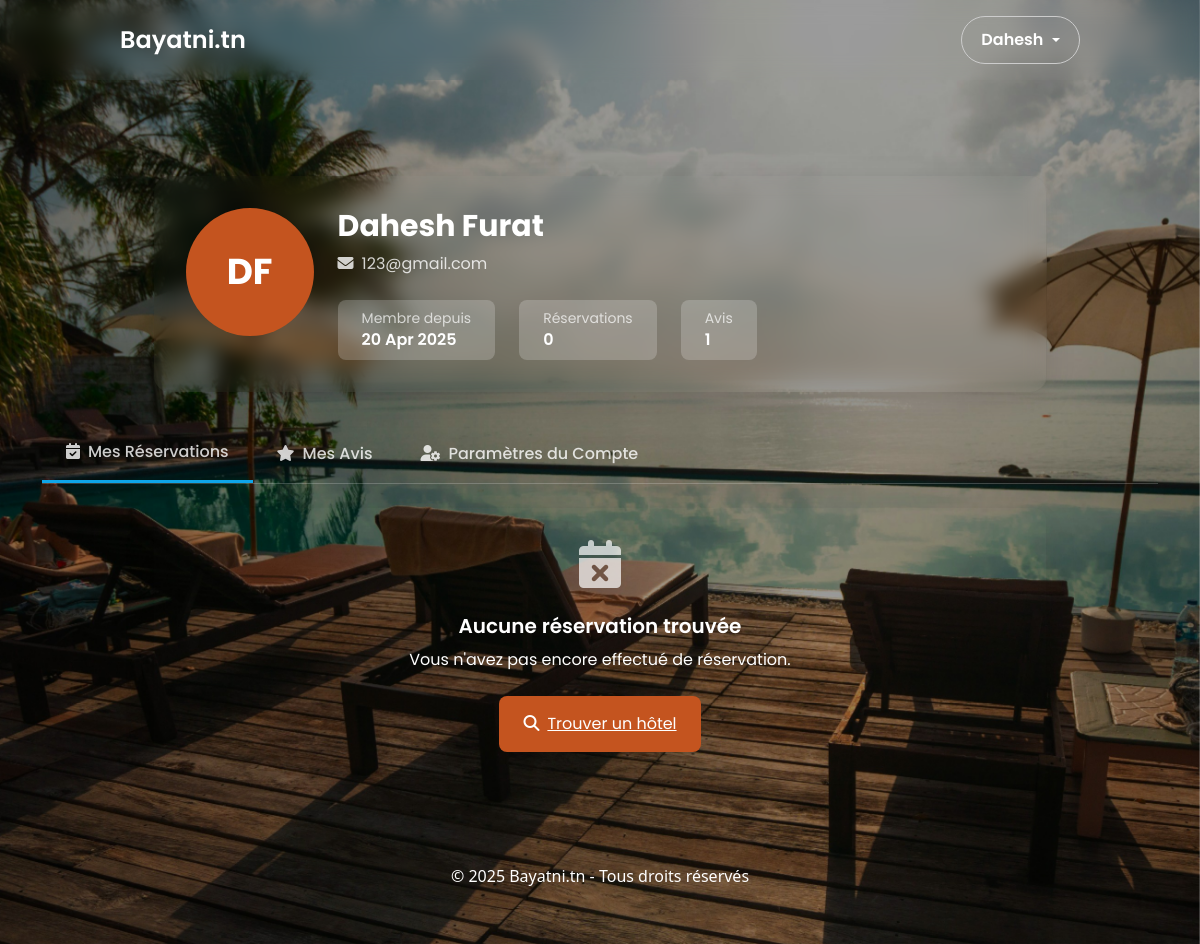
Screenshot of /app/controllers/users/profile.php (signed in) with the database file from the repository.
### tables this page shows
CREATE TABLE `users` (
  `id` int(11) NOT NULL,
  `firstname` varchar(30) NOT NULL,
  `lastname` varchar(30) NOT NULL,
  `fullname` varchar(100) NOT NULL,
  `birthday` date NOT NULL,
  `email` varchar(100) NOT NULL,
  `status` enum('active','suspended') NOT NULL,
  `password` varchar(255) NOT NULL,
  `card_number` varchar(16) NOT NULL,
  `card_name` varchar(100) NOT NULL,
  `card_expire` varchar(5) NOT NULL,
  `card_cvc` varchar(4) NOT NULL,
  `created_at` timestamp NOT NULL DEFAULT current_timestamp()
);

### app/controllers/users/profile.php (the view, shortened to what this page needs)
<?php
require_once __DIR__.'/../../../config/config.php';
$user_id = $_SESSION['user_id'];
$user_sql = "SELECT * FROM users WHERE id = $user_id";
$user_result = $conn->query($user_sql);
$user = $user_result->fetch_assoc();
$bookings_sql = "SELECT b.*, h.title as hotel_name, h.image_url, h.location
                FROM bookings b
                JOIN hotels h ON b.hotel_id = h.id
                WHERE b.user_id = $user_id
                ORDER BY b.booking_date DESC";
$bookings_result = $conn->query($bookings_sql);
$reviews_sql = "SELECT r.*, h.title as hotel_name, h.image_url
               FROM reviews r
               JOIN hotels h ON r.hotel_id = h.id
               WHERE r.user_id = $user_id
               ORDER BY r.review_date DESC";
$reviews_result = $conn->query($reviews_sql);
function formatDate($date) {
    $date_obj = new DateTime($date);
    return $date_obj->format('d M Y');
}
?>
<!DOCTYPE html>
<html lang="fr">
<head>
    <script src="https://cdn.tailwindcss.com"></script>
    <link rel="stylesheet" href="https://cdnjs.cloudflare.com/ajax/libs/font-awesome/6.4.0/css/all.min.css">
    <link rel="stylesheet" href="/production/public/css/profile.css">
</head>
<body class="min-h-screen text-gray-800">
    <?php include __DIR__."/../../../includes/header.php"; ?>
    <div id="background-container">
    </div>
    <main class="pt-24 pb-12 px-4 sm:px-6 lg:px-8">
        <div class="container mx-auto">
            <div class="glass-card rounded-2xl p-8 mb-8 text-white">
                <div class="flex flex-col md:flex-row items-center md:items-start gap-6">
                    <div class="w-32 h-32 rounded-full bg-primary-600 flex items-center justify-center text-white text-4xl font-bold">
                        <?php echo strtoupper(substr($user['firstname'], 0, 1) . substr($user['lastname'], 0, 1)); ?>
                    </div>
                    <div class="flex-1">
                        <h1 class="text-3xl font-bold mb-2"><?php echo htmlspecialchars($user['fullname']); ?></h1>
                        <p class="text-white/80 mb-4">
                            <i class="fas fa-envelope mr-2"></i><?php echo htmlspecialchars($user['email']); ?>
                        </p>
                        <div class="flex flex-wrap gap-4">
                            <div class="bg-white/20 backdrop-blur-sm rounded-lg px-4 py-2">
                                <div class="text-sm text-white/70">Membre depuis</div>
                                <div class="font-semibold"><?php echo formatDate($user['created_at']); ?></div>
                            </div>
                            <div class="bg-white/20 backdrop-blur-sm rounded-lg px-4 py-2">
                                <div class="text-sm text-white/70">Réservations</div>
                                <div class="font-semibold"><?php echo $bookings_result->num_rows; ?></div>
                            </div>
                            <div class="bg-white/20 backdrop-blur-sm rounded-lg px-4 py-2">
                                <div class="text-sm text-white/70">Avis</div>
                                <div class="font-semibold"><?php echo $reviews_result->num_rows; ?></div>
                            </div>
                        </div>
                    </div>
                </div>
            </div>
            <div class="mb-6 border-b border-white/20">
                <div class="flex overflow-x-auto">
                    <button class="tab-btn tab-active px-6 py-3 font-medium text-white/80 hover:text-white transition" data-tab="bookings">
                        <i class="fas fa-calendar-check mr-2"></i>Mes Réservations
                    </button>
                    <button class="tab-btn px-6 py-3 font-medium text-white/80 hover:text-white transition" data-tab="reviews">
                        <i class="fas fa-star mr-2"></i>Mes Avis
                    </button>
                    <button class="tab-btn px-6 py-3 font-medium text-white/80 hover:text-white transition" data-tab="account">
                        <i class="fas fa-user-cog mr-2"></i>Paramètres du Compte
                    </button>
                </div>
            </div>
            <div class="tab-content active" id="bookings-tab">
                <?php if ($bookings_result->num_rows > 0): ?>
                    <div class="space-y-6">
                        <?php while($booking = $bookings_result->fetch_assoc()): ?>
                            <div class="glass-card rounded-xl overflow-hidden">
                                <div class="flex flex-col md:flex-row">
                                    <div class="md:w-1/4 h-48 md:h-auto overflow-hidden">
                                        <img src="<?php echo htmlspecialchars($booking['image_url']); ?>"
                                             alt="<?php echo htmlspecialchars($booking['hotel_name']); ?>"
                                             class="w-full h-full object-cover">
                                    </div>
                                    <div class="p-6 flex-1">
                                        <div class="flex flex-col md:flex-row md:justify-between md:items-start gap-4">
                                            <div>
                                                <h3 class="text-xl font-bold text-white mb-2"><?php echo htmlspecialchars($booking['hotel_name']); ?></h3>
                                                <p class="text-white/80 mb-3">
                                                    <i class="fas fa-map-marker-alt mr-2"></i><?php echo htmlspecialchars($booking['location']); ?>
                                                </p>
                                                <div class="flex flex-wrap gap-4 mb-4">
                                                    <div>
                                                        <div class="text-sm text-white/70">Arrivée</div>
                                                        <div class="font-semibold text-white"><?php echo formatDate($booking['check_in']); ?></div>
                                                    </div>
                                                    <div>
                                                        <div class="text-sm text-white/70">Départ</div>
                                                        <div class="font-semibold text-white"><?php echo formatDate($booking['check_out']); ?></div>
                                                    </div>
                                                    <div>
                                                        <div class="text-sm text-white/70">Voyageurs</div>
                                                        <div class="font-semibold text-white"><?php echo $booking['guests']; ?> personne<?php echo $booking['guests'] > 1 ? 's' : ''; ?></div>
                                                    </div>
                                                </div>
                                            </div>
                                            <div class="text-right">
                                                <span class="inline-block px-3 py-1 rounded-full text-xs font-semibold <?php echo getStatusClass($booking['status']); ?>">
                                                    <?php echo translateStatus($booking['status']); ?>
                                                </span>
                                                <div class="mt-2 text-xl font-bold text-white"><?php echo number_format($booking['total_price'], 0); ?> DT</div>
                                                <div class="text-xs text-white/70">Réservé le <?php echo formatDate($booking['booking_date']); ?></div>
                                                <?php if ($booking['status'] == 'pending'): ?>
                                                <form method="POST" action="profile.php" id="booking-form-<?php echo $booking['id']; ?>">
                                                    <input type="hidden" name="booking_id" value="<?php echo $booking['id']; ?>">
                                                    <input type="hidden" name="pay_now" value="1">
                                                    <button type="submit" style="position:absolute; bottom:10%;" class="pay-btn">
                                                        <span class="btn-text">Pay Now</span>
                                                            <div class="icon-container">
                                                                <svg viewBox="0 0 24 24" class="icon card-icon">
                                                                <path
                                                                    d="M20,8H4V6H20M20,18H4V12H20M20,4H4C2.89,4 2,4.89 2,6V18C2,19.11 2.89,20 4,20H20C21.11,20 22,19.11 22,18V6C22,4.89 21.11,4 20,4Z"
                                                                    fill="currentColor"
                                                                ></path>
                                                                </svg>
                                                                <svg viewBox="0 0 24 24" class="icon payment-icon">
                                                                <path
                                                                    d="M2,17H22V21H2V17M6.25,7H9V6H6V3H18V6H15V7H17.75L19,17H5L6.25,7M9,10H15V8H9V10M9,13H15V11H9V13Z"
                                                                    fill="currentColor"
                                                                ></path>
                                                                </svg>
                                                                <svg viewBox="0 0 24 24" class="icon dollar-icon">
                                                                <path
                                                                    d="M11.8 10.9c-2.27-.59-3-1.2-3-2.15 0-1.09 1.01-1.85 2.7-1.85 1.78 0 2.44.85 2.5 2.1h2.21c-.07-1.72-1.12-3.3-3.21-3.81V3h-3v2.16c-1.94.42-3.5 1.68-3.5 3.61 0 2.31 1.91 3.46 4.7 4.13 2.5.6 3 1.48 3 2.41 0 .69-.49 1.79-2.7 1.79-2.06 0-2.87-.92-2.98-2.1h-2.2c.12 2.19 1.76 3.42 3.68 3.83V21h3v-2.15c1.95-.37 3.5-1.5 3.5-3.55 0-2.84-2.43-3.81-4.7-4.4z"
                                                                    fill="currentColor"
                                                                ></path>
                                                                </svg>
                                                                <svg viewBox="0 0 24 24" class="icon wallet-icon default-icon">
                                                                <path
                                                                    d="M21,18V19A2,2 0 0,1 19,21H5C3.89,21 3,20.1 3,19V5A2,2 0 0,1 5,3H19A2,2 0 0,1 21,5V6H12C10.89,6 10,6.9 10,8V16A2,2 0 0,0 12,18M12,16H22V8H12M16,13.5A1.5,1.5 0 0,1 14.5,12A1.5,1.5 0 0,1 16,10.5A1.5,1.5 0 0,1 17.5,12A1.5,1.5 0 0,1 16,13.5Z"
                                                                    fill="currentColor"
                                                                ></path>
                                                                </svg>
                                                                <svg viewBox="0 0 24 24" class="icon check-icon">
                                                                <path
                                                                    d="M9,16.17L4.83,12L3.41,13.41L9,19L21,7L19.59,5.59L9,16.17Z"
                                                                    fill="currentColor"
                                                                ></path>
                                                                </svg>
                                                            </div>
                                                        </button>
                                                    </form>
                                                <?php endif; ?>
                                            </div>
                                        </div>
                                        <div class="mt-4 flex flex-wrap gap-3">
                                            <?php if ($booking['status'] == 'confirmed'): ?>
                                                <form method="POST" action="profile.php" class="inline">
                                                    <input type="hidden" name="booking_id" value="<?php echo $booking['id']; ?>">
                                                    <input type="hidden" name="cancel_booking" value="1">
                                                    <button type="submit" class="px-3 py-1.5 bg-red-600 hover:bg-red-700 text-white rounded-lg text-sm transition">
                                                        <i class="fas fa-times mr-1"></i>Annuler
                                                    </button>
                                                </form>
                                            <?php endif; ?>
                                            <?php if ($booking['status'] == 'completed' || $booking['status'] == 'confirmed'): ?>
                                                <button onclick="showReviewModal(<?php echo $booking['hotel_id']; ?>, <?php echo $booking['id']; ?>, '<?php echo htmlspecialchars(addslashes($booking['hotel_name'])); ?>')"
                                                        class="px-3 py-1.5 bg-yellow-500 hover:bg-yellow-600 text-white rounded-lg text-sm transition">
                                                    <i class="fas fa-star mr-1"></i>Laisser un avis
                                                </button>
                                            <?php endif; ?>
                                            <a href="hotel.php?id=<?php echo $booking['hotel_id']; ?>" class="px-3 py-1.5 bg-white/20 backdrop-blur-sm text-white rounded-lg text-sm hover:bg-white/30 transition">
                                                <i class="fas fa-info-circle mr-1"></i>Détails de l'hôtel
                                            </a>
                                        </div>
                                    </div>
                                </div>
                            </div>
                        <?php endwhile; ?>
                    </div>
                <?php else: ?>
                    <div class="glass-card rounded-xl p-8 text-center text-white">
                        <i class="fas fa-calendar-times fa-3x mb-4 opacity-70"></i>
                        <h3 class="text-xl font-semibold mb-2">Aucune réservation trouvée</h3>
                        <p class="mb-4">Vous n'avez pas encore effectué de réservation.</p>
                        <a href="booking.php" class="inline-block px-6 py-3 bg-primary-600 hover:bg-primary-700 text-white rounded-lg transition shadow-lg hover:shadow-xl">
                            <i class="fas fa-search mr-2"></i>Trouver un hôtel
                        </a>
                    </div>
                <?php endif; ?>
            </div>
        </div>
    </main>
    <?php include __DIR__."/../../../includes/footer.php"; ?>
</body>
</html>

### rows the page displays
users: firstname+lastname "DF", fullname "Dahesh Furat", email "123@gmail.com", created_at "20 Apr 2025"

### other values shown
isset($_SESSION['user_name']) ? $_SESSION['user_name'] : 'Mon Compte' "Dahesh"
$bookings_result->num_rows "0"
$reviews_result->num_rows "1"
